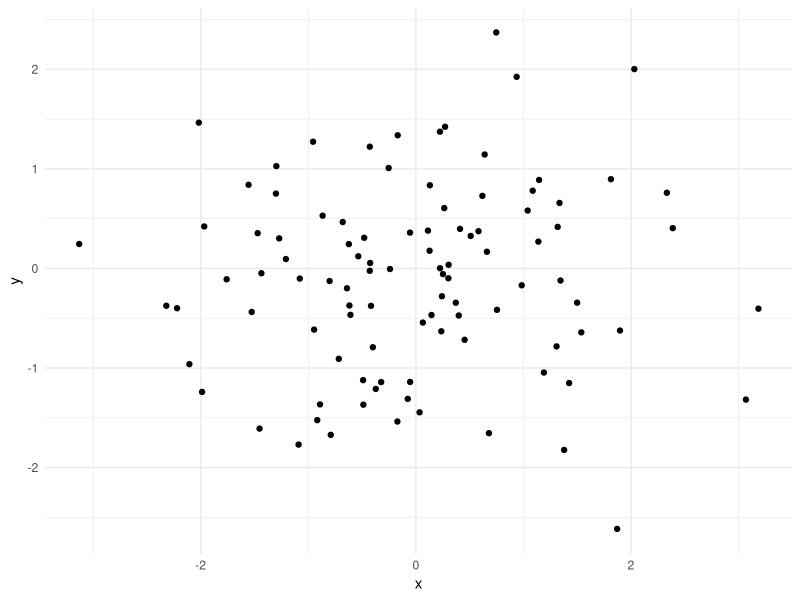

Source code (R):
## ---- chunk 1
print('Welcome Saturday')
## ---- chunk 2
1+1
## ---- chunk 3
1+2
## ---- chunk 4
library("tidyverse")
df <- tibble(x = c(1,2,3)) |> 
  mutate(y = x*2)
## ---- chunk 5
df2 <- df |> 
  mutate(z = y*2)
## ---- chunk 6
library(tidyverse)
ggplot(data = data.frame(x = rnorm(100),
                         y = rnorm(100)),
       mapping = aes(x=x,
                     y=y)) + 
  geom_point() +
  theme_minimal()
